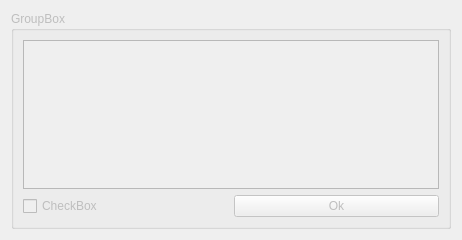
<?xml version="1.0" encoding="UTF-8"?>
<ui version="4.0">
 <class>Dialog</class>
 <widget class="QDialog" name="Dialog">
  <property name="geometry">
   <rect>
    <x>0</x>
    <y>0</y>
    <width>462</width>
    <height>240</height>
   </rect>
  </property>
  <property name="windowTitle">
   <string>Dialog</string>
  </property>
  <layout class="QHBoxLayout" name="horizontalLayout">
   <item>
    <widget class="QGroupBox" name="groupBox">
     <property name="enabled">
      <bool>false</bool>
     </property>
     <property name="title">
      <string>GroupBox</string>
     </property>
     <layout class="QGridLayout" name="gridLayout">
      <item row="0" column="0" colspan="2">
       <widget class="QTextEdit" name="txtInput"/>
      </item>
      <item row="1" column="0">
       <widget class="QCheckBox" name="checkBox">
        <property name="text">
         <string>CheckBox</string>
        </property>
       </widget>
      </item>
      <item row="1" column="1">
       <widget class="QPushButton" name="btnOk">
        <property name="text">
         <string>Ok</string>
        </property>
       </widget>
      </item>
     </layout>
    </widget>
   </item>
  </layout>
 </widget>
 <resources/>
 <connections/>
</ui>
